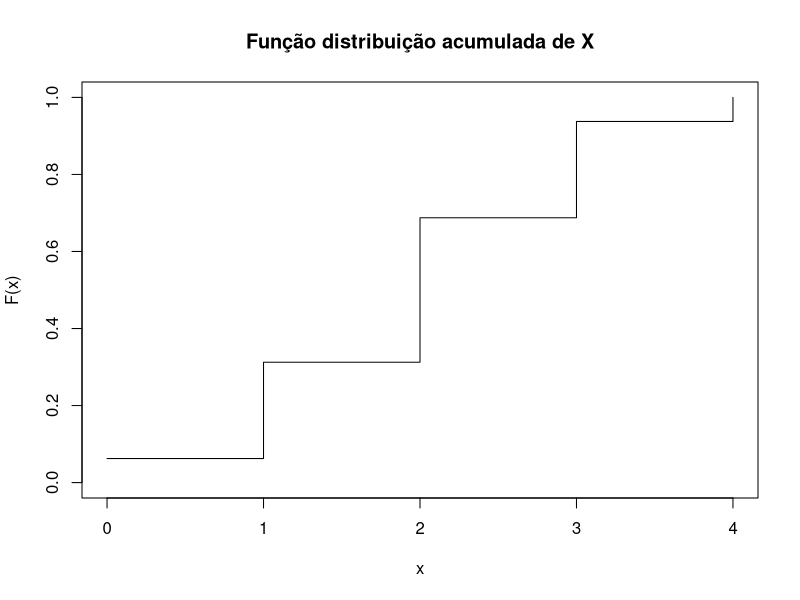

The R source for this figure:
## ---- chunk 1
knitr::opts_chunk$set(echo = TRUE)
## ---- chunk 2
(1 - dpois(0, 5))^10
## ---- chunk 3
x = (0:4)
p_x = c(dbinom(0, 4, 0.5), dbinom(1, 4, 0.5), dbinom(2, 4, 0.5), dbinom(3, 4, 0.5), dbinom(4, 4, 0.5))
plot(x,cumsum(p_x), type="s",ylim = c(0,1), ylab = "F(x)",
     main = "Função distribuição acumulada de X")
